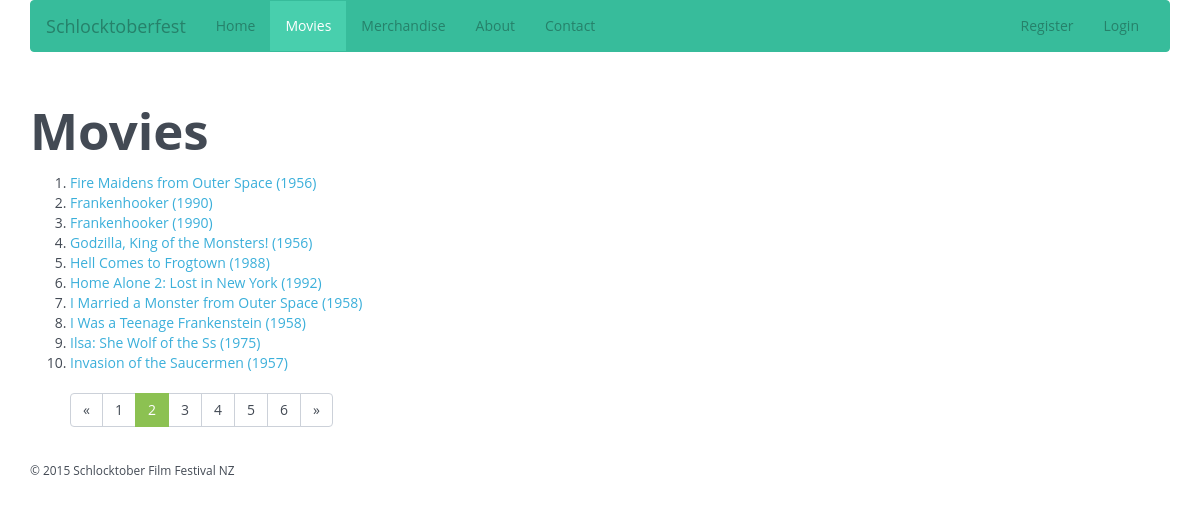
/?page=movies&p=2, run on the app's committed database.
### tables this page shows
CREATE TABLE IF NOT EXISTS `movies` (
`id` smallint(5) unsigned NOT NULL,
  `title` varchar(100) NOT NULL,
  `year` year(4) NOT NULL,
  `description` text NOT NULL
);

### public_html/App/Views/MoviesView.php (called while the page is built, shortened)
<?php
class MoviesView extends View
{
    public function render()
    {
        include "templates/master.inc.php";
    }
    protected function content()
    {
        extract($this->data);
        include "templates/movies.inc.php";
    }
}

### public_html/App/Controllers/MoviesController.php (called while the page is built, shortened)
<?php
class MoviesController extends Controller
{
  public function index()
    {
        $p = isset($_GET['p']) ? (int)$_GET['p'] : 1;
        $pageSize = 10;
        $movies = Movie::all("title", true, $pageSize, $p);
        $view = new MoviesView(compact('movies', 'pageSize', 'p', 'recordCount'));
        $view->render();
    }
}

### public_html/index.php (called while the page is built, shortened)
<?php
require "routes.php";

### public_html/App/Models/DatabaseModel.php (called while the page is built, shortened)
<?php
abstract class DatabaseModel
{
    public $data = [];
    protected static $columns = [];
    protected static $fakeColumns = ['tags'];
    private static $db;
    protected static function getDatabaseConnection()
    {
        if (! self::$db) {
            $dsn = 'mysql:host=' . DB_HOST . ';dbname=' . DB_NAME. ';charset=utf8';
            self::$db = new PDO($dsn, DB_USER, DB_PASS);
            self::$db->setAttribute(PDO::ATTR_ERRMODE, PDO::ERRMODE_EXCEPTION);
            self::$db->setAttribute(PDO::ATTR_EMULATE_PREPARES, false);
        }
        return self::$db;
    }
    public static function all($sortColumn = "", $asc = true, $pageSize = null, $pageNumber = null)
    {
        $models = [];
        $db = static::getDatabaseConnection();
        $query = "SELECT " . implode(",", static::$columns) .
            " FROM " . static::$tableName;
        if ($sortColumn !== "") {
            $query .= " ORDER BY " . $sortColumn;
            if ($asc) {
                $query .= " ASC";
            } else {
                $query .= " DESC";
            }
        }
              if ($pageSize > 0 && $pageNumber > 0) {
            $firstRecord = ($pageSize * $pageNumber) - $pageSize;
            $query .= " LIMIT " . $firstRecord . ", " . $pageSize;
        }
        $statement = $db->prepare($query);
        $statement->execute();
        while ($record = $statement->fetch(PDO::FETCH_ASSOC)) {
            $model = new static();
            $model->data = $record;
            array_push($models, $model);
        }
        return $models;
    }
    public function __get($name)
    {
        if (in_array($name, static::$columns) || in_array($name, static::$fakeColumns)) {
            return $this->data[$name];
        }
        throw new UnexpectedValueException("Property '$name' not found in columns list.");
    }
    public function __set($name, $value)
    {
        $this->data[$name] = $value;
    }
}

### public_html/templates/movies.inc.php (the view, shortened to what this page needs)
<div class="row">
       <div class="col-xs-12">
         <h1>Movies</h1>
             <ol>
             <?php foreach($movies as $movie): ?>
                <li><a href="./?page=movie&amp;id=<?= $movie->id ?>">
                <?= $movie->title; ?> (<?= $movie->year; ?>)
                </a></li>
              <?php endforeach; ?>
          </ol>

### data on the page
movies: title "Fire Maidens from Outer Space", year "1956"
movies: title "Frankenhooker", year "1990"
movies: title "Frankenhooker", year "1990"
movies: title "Godzilla, King of the Monsters!", year "1956"
movies: title "Hell Comes to Frogtown", year "1988"
movies: title "Home Alone 2: Lost in New York", year "1992"
movies: title "I Married a Monster from Outer Space", year "1958"
movies: title "I Was a Teenage Frankenstein", year "1958"
movies: title "Ilsa: She Wolf of the Ss", year "1975"
movies: title "Invasion of the Saucermen", year "1957"

### other printed values
$i "2"
$i "3"
$i "4"
$i "5"
$totalPages "6"
